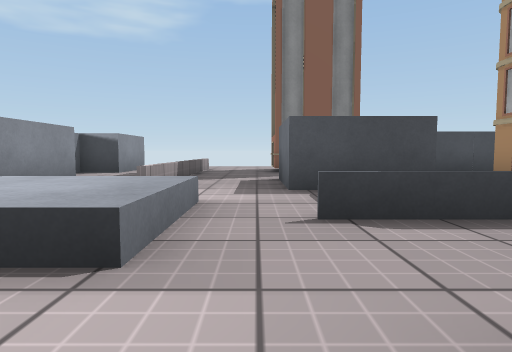
View 1 (above)

20 first-person views from a walk through a 3-D level made in the Unity game engine. The camera is 0.51 m above the floor, tilts 4° down and sees 75° across. The floor is counted in squares, 1 m on a side. Each view is taken from the middle of a square. On the plan, view 1 faces up. The plan holds only what a view shows up to about 9 squares ahead; the rest is blank. Some surface patterns are stand-ins.

View 2
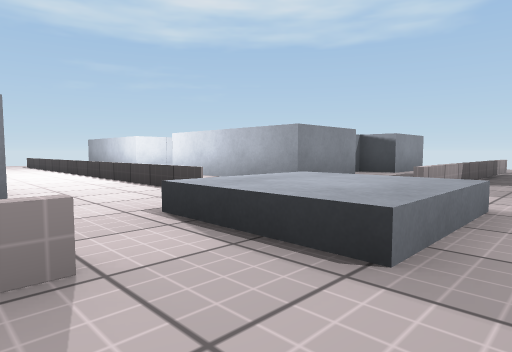

View 3
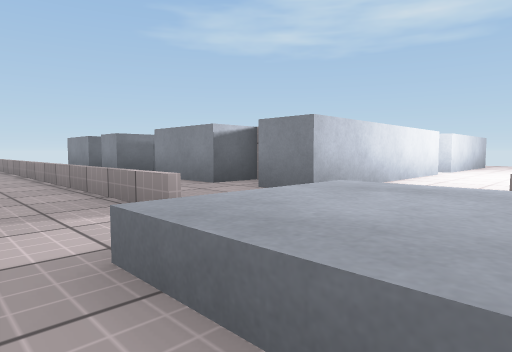

View 4
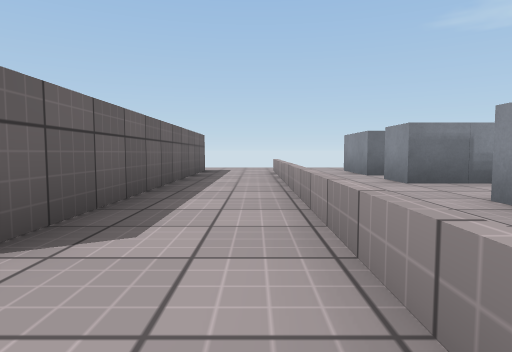

View 5
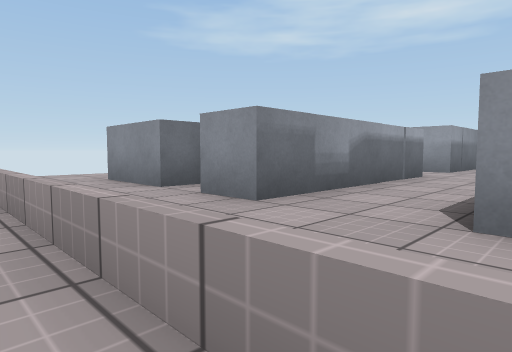

View 6
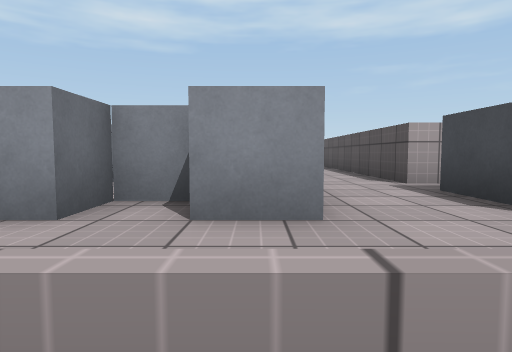

View 7
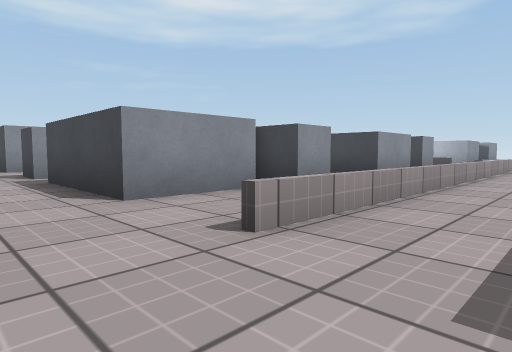

View 8
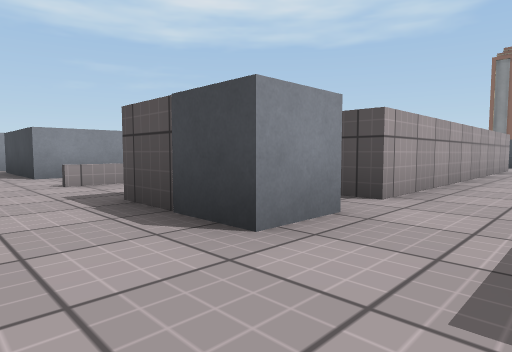

View 9
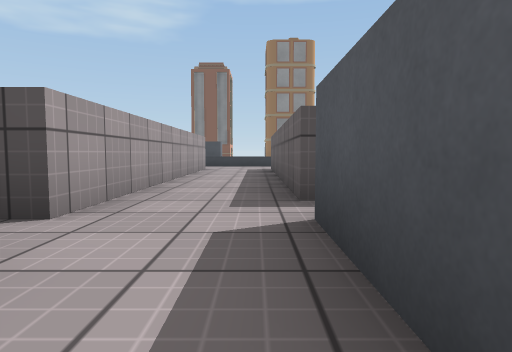

View 10
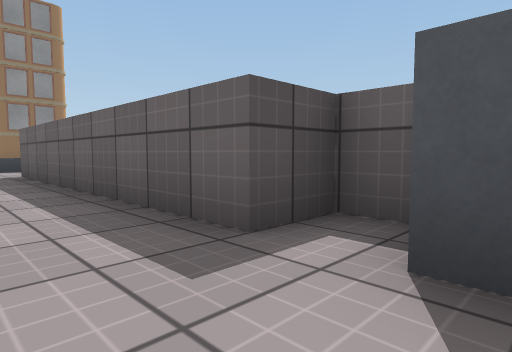

View 11
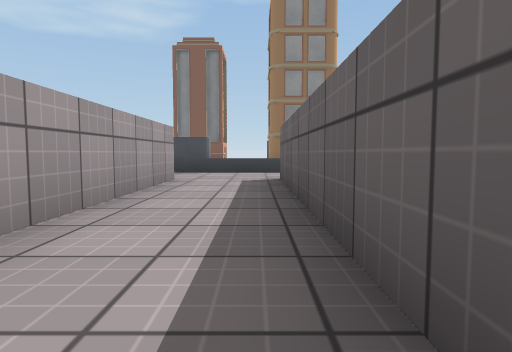

View 12
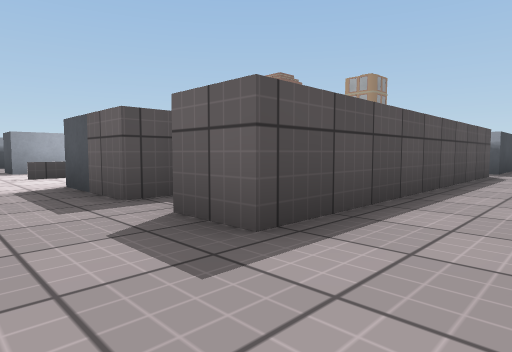

View 13
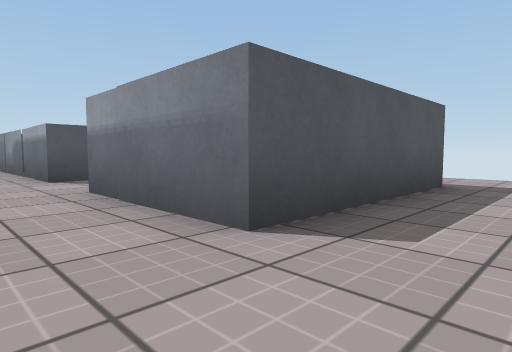

View 14
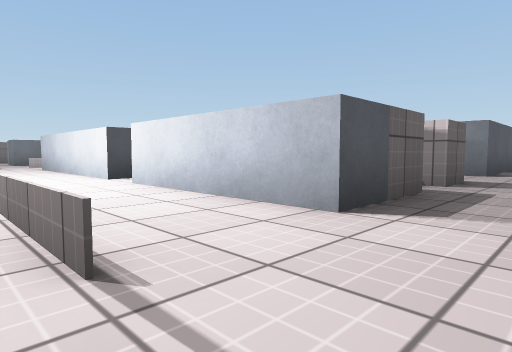

View 15
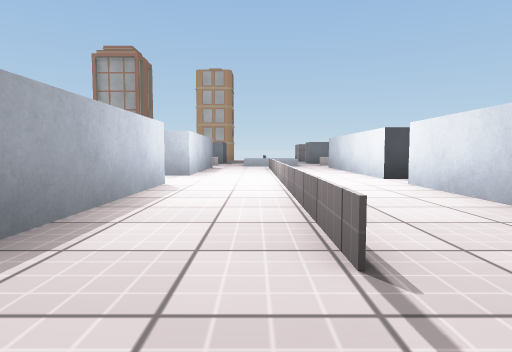

View 16
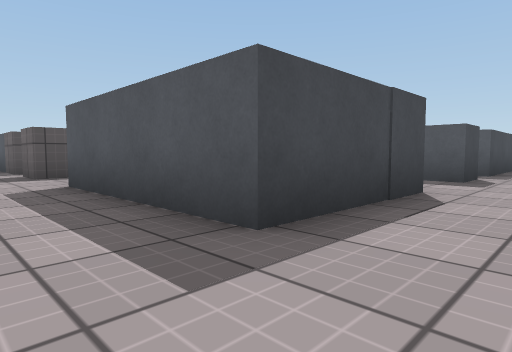

View 17
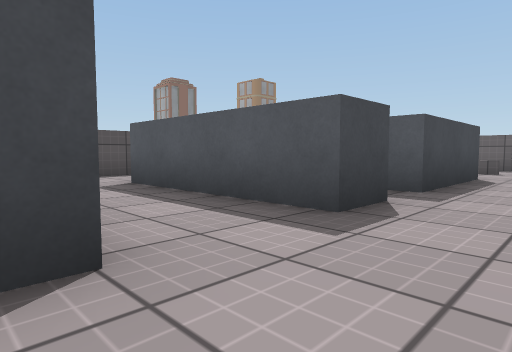

View 18
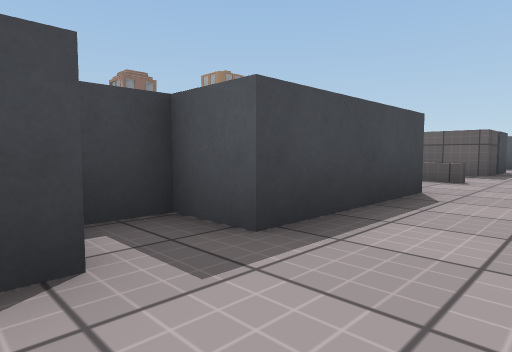

View 19
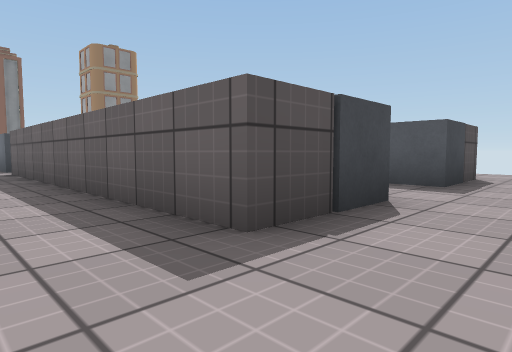

View 20
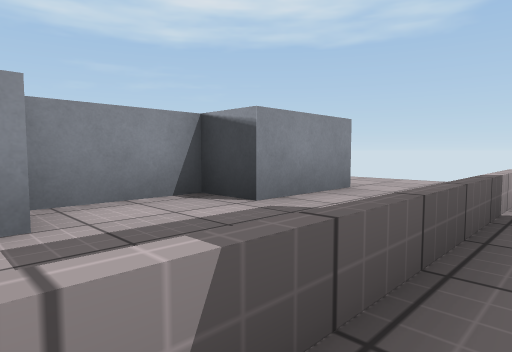

### Floor plan
Key: @ floor where view 1 was taken; # wall or solid block; . floor; = window, fence, low wall or low ledge; ^ raised ledge; O other object.
Columns run from 15 left of view 1 to 8 right of it. Each row starts with its distance up from view 1.
 12            ..
 11            ..
 10            #.=.      O
  9           ##.=..    OO
  8           #..=..
  7           #..=..
  6           ##.=..O
  5  .OOOO..#### =..OO
  4  .........    ...
  3 ..==========.^^.=====
  2 .............^^......
  1 ....................
  0 ..####.#####.=.@##..#
 -1 ..#       #..=...#..#
 -2 ..#       ##.=..##..#
 -3 ..##########.=..##..#
 -4 .............=..##..#
 -5 .............=..##..#
 -6 ..###..#####.=..##..##
 -7 ..#  ..####..=..##...#
 -8 ..#  ..#####.=..#...##
 -9 ..###..#.###.=..##..##..
-10 ........................
-11 ....................

Positions as (right, up) in squares from view 1, and headings:
1: (0, 0), facing up
2: (0, 0), facing up-left
3: (0, 3), facing down-left
4: (-1, 0), facing down
5: (-1, -3), facing down-left
6: (-1, -6), facing left
7: (0, -11), facing up-left
8: (4, -11), facing up-left
9: (4, -10), facing up
10: (3, -8), facing up-right
11: (4, -6), facing up
12: (-15, -5), facing up-right
13: (-15, -4), facing down-right
14: (-15, 3), facing down-right
15: (-15, 3), facing right
16: (-15, -11), facing up-right
17: (-11, -11), facing up-right
18: (-8, -11), facing up-right
19: (-1, -11), facing up-right
20: (-1, 6), facing up-left
